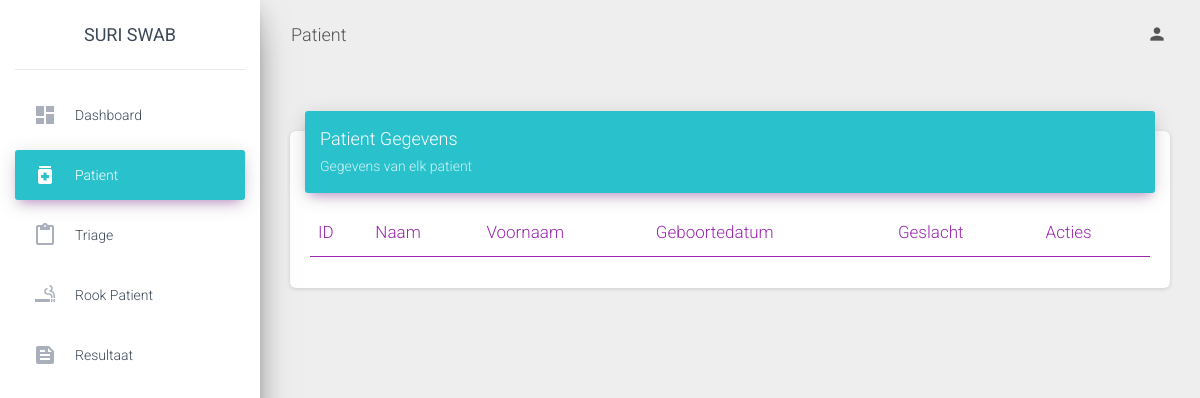
The page /laborant/view/patient.php (signed in) on the database as committed earlier.
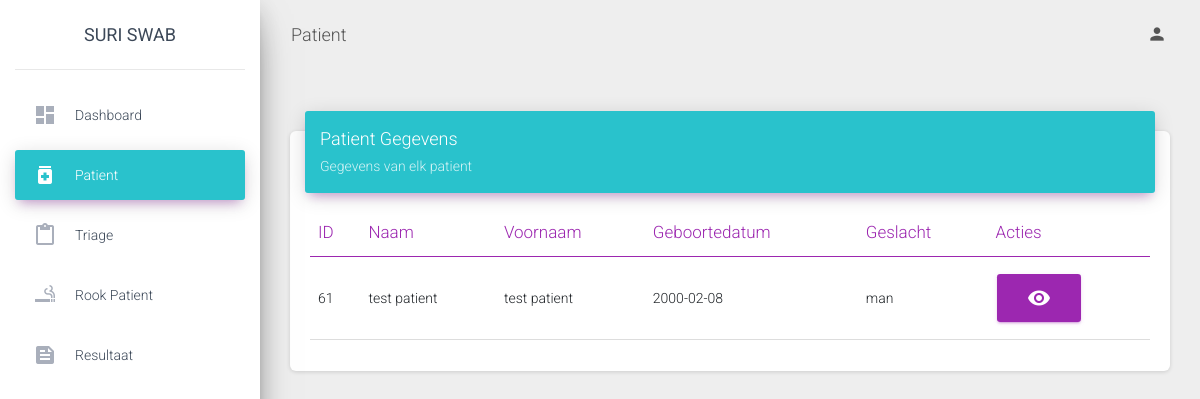
The same page on the database as committed later.
### tables this page shows
CREATE TABLE `triage` (
  `triagenummer` int(11) NOT NULL,
  `id_patient` int(11) NOT NULL,
  `id_gebruikers` int(11) NOT NULL,
  `datum_traige` date NOT NULL,
  `ziekten` varchar(30) NOT NULL,
  `contact_naam` varchar(30) NOT NULL,
  `contact_datum` date NOT NULL,
  `contact_omschrijving` text NOT NULL,
  `contact` text NOT NULL,
  `bewezen` varchar(30) NOT NULL,
  `contact_ziek` varchar(30) NOT NULL,
  `roken` varchar(30) NOT NULL,
  `hoesten` varchar(30) NOT NULL,
  `kortademig` varchar(30) NOT NULL,
  `keelpijn` varchar(30) NOT NULL,
  `koorts` varchar(30) NOT NULL,
  `rillingen` varchar(30) NOT NULL,
  `hoofdpijn` varchar(30) NOT NULL,
  `spierpijn` varchar(30) NOT NULL,
  `misselijkheid` varchar(30) NOT NULL,
  `diarree` varchar(30) NOT NULL,
  `Vsmaak` varchar(30) NOT NULL,
  `Vreuk` varchar(30) NOT NULL,
  `Asymp` varchar(30) NOT NULL,
  `omschrijving` text NOT NULL,
  `Zindruk` varchar(30) NOT NULL,
  `Momschrijving` text NOT NULL,
  `swab` varchar(30) NOT NULL,
  `dhoesten` date NOT NULL,
  `dkortademigheid` date NOT NULL,
  `dkeelpijn` date NOT NULL,
  `dkoorts` date NOT NULL,
  `drillingen` date NOT NULL,
  `dhoofdpijn` date NOT NULL,
  `dspierpijn` date NOT NULL,
  `dmisselijkheid` date NOT NULL,
  `ddiarree` date NOT NULL,
  `dsmaak` date NOT NULL,
  `dreuk` date NOT NULL,
  `dsymptomen` date NOT NULL
);

CREATE TABLE `patient` (
  `id_patient` int(11) NOT NULL,
  `id_gebruikers` int(11) NOT NULL,
  `id_district` int(11) NOT NULL,
  `naam` varchar(30) NOT NULL,
  `voornaam` varchar(30) NOT NULL,
  `nationaliteit` varchar(30) NOT NULL,
  `id_nummer` varchar(30) NOT NULL,
  `geslacht` varchar(30) NOT NULL,
  `adres` varchar(30) NOT NULL,
  `geboortedatum` date NOT NULL,
  `datum` date NOT NULL,
  `beroep` varchar(30) NOT NULL,
  `huisarts` varchar(30) NOT NULL
);

### laborant/view/patient.php (the view, shortened to what the changed rows need)
<?php
include '../../db/connection.php';
?>
<!DOCTYPE html>
<html lang="en">
<head>
  <link rel="stylesheet" href="https://maxcdn.bootstrapcdn.com/font-awesome/latest/css/font-awesome.min.css">
  <link href="https://cdn.jsdelivr.net/npm/bootstrap@5.0.1/dist/css/bootstrap.min.css" rel="stylesheet">
  <link href="../../assets/css/material-dashboard.css?v=2.1.2" rel="stylesheet" />
  <link href="../../assets/demo/demo.css" rel="stylesheet" />
 <link href="https://cdn.datatables.net/1.10.25/css/dataTables.bootstrap5.min.css" rel="stylesheet">
</head>
<body class="">
  <div class="wrapper ">
    <div class="main-panel">
  <div class="content">
    <div class="container-fluid">
          <div class="row">
            <div class="col-md-12">
              <div class="card">
                <div class="card-body">
                  <div class="table-responsive">
                    <table class="table" id="myTable">
                      <thead class=" text-primary">
                       <th>
                          ID
                        </th>
                        <th>
                          Naam
                        </th>
                        <th>
                          Voornaam
                        </th>
                        <th>
                          Geboortedatum
                        </th>
                        <th>
                          Geslacht
                        </th>
                        <th>
                          Acties
                        </th>
                      </thead>
                      <tbody>
                      <?php
                      $sql = "SELECT * from patient LEFT JOIN triage ON patient.id_patient= triage.id_patient where id_district = '".$_SESSION['district']."' AND swab='ja'";
                      $result = $conn->query($sql);
                                    if ($result->num_rows > 0) {
                                        while ($row = $result->fetch_assoc()) {
                      ?>
                      <tr>
                                                <td><?php echo $row['id_patient']; ?></td>
                                                <td><?php echo $row['naam']; ?></td>
                                                <td><?php echo $row['voornaam']; ?></td>
                                                <td><?php echo $row['geboortedatum']; ?></td>
                                                <td><?php echo $row['geslacht']; ?></td>
                                                <td>
                                                <a href="#view<?php echo $row['id_patient']; ?>" data-toggle="modal" class="btn btn-primary material-icons">visibility</a>
                                                </td>
                      </tr>
                                    <?php
                                        }
                                    } else {
                                      echo "";
                                    }
                                    ?>
                      </tbody>
                    </table>
                  </div>
                </div>
              </div>
            </div>
          </div>
        </div>
      </div>
</body>
</html>

Rows that differ between the two databases and show on the page:
added triage: id_patient "61", id_patient.naam "test patient", id_patient.voornaam "test patient", id_patient.geboortedatum "2000-02-08", id_patient.geslacht "man"
